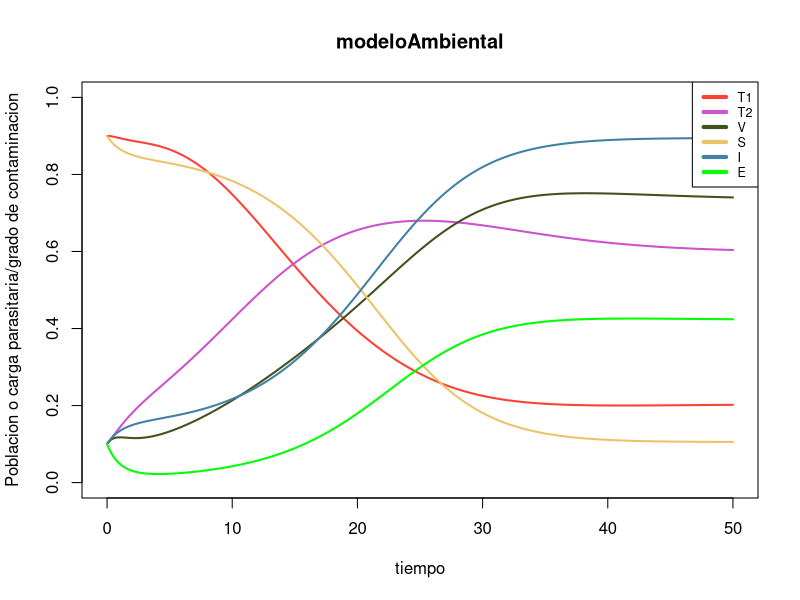
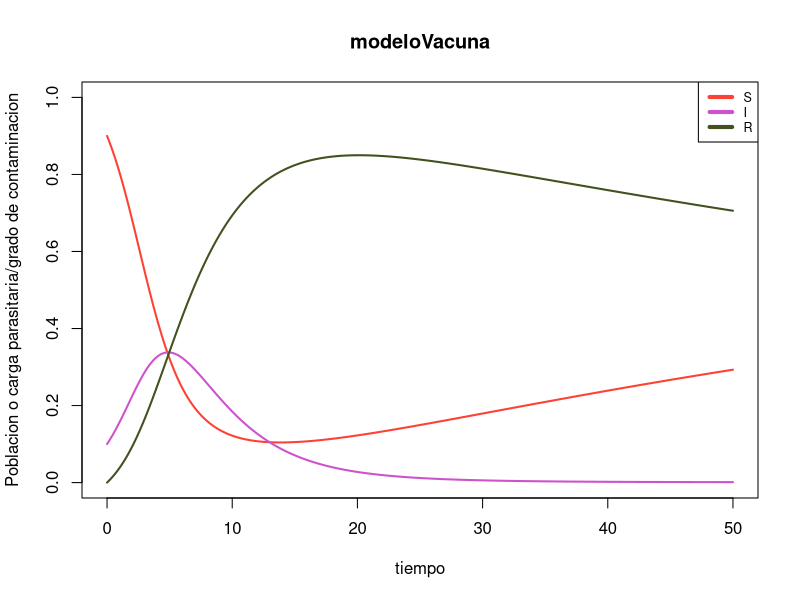
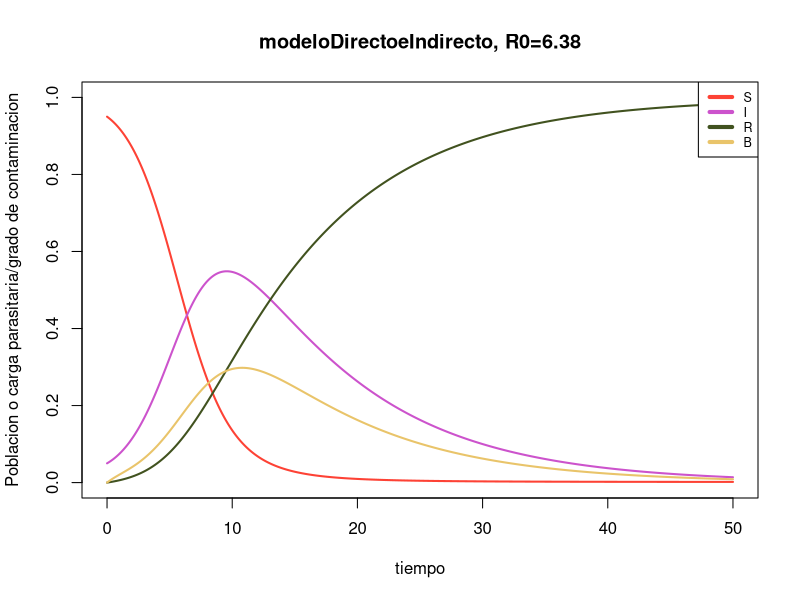
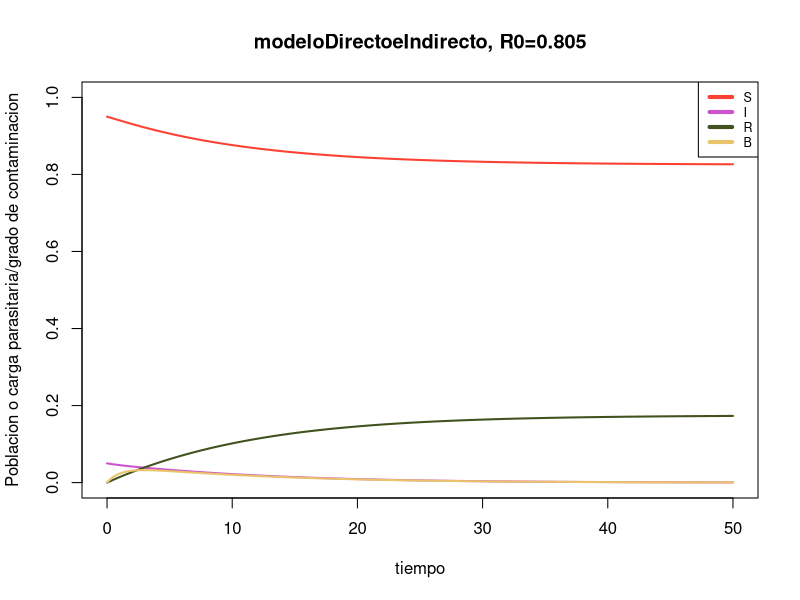

These charts were generated, in order, by the following R code:
## ---- chunk 1
mlambda <- 0.1
k <- 0.6
m <- 0.05
d <- 0.1
p <- 0.4
c <- 0.9
mu <- 0.03
lambda <- 0.6
gamma <- 0.9


library(deSolve)
modeloAmbiental <- function(t, state, parameters){
  with(as.list(c(state, parameters)), {
  dT1 <- mlambda - k*V*T1 - m*T1
  dT2 <-           k*V*T1 - (m+d)*T2
  dV  <- E + p*T2         - c*V
  dS  <- mu*(S+I) - lambda*E*S - mu*S
  dI  <-           lambda*E*S - mu*I
  dE  <- V*I*(1-E) - gamma*E
    list(c(dT1,dT2,dV,dS,dI,dE))
  })
}
pars <- c(mlambda, k, m, d, p, c, mu, lambda, gamma)
tiempo <- seq(0,50, by = 0.01)

library(colorspace)
condiciones_iniciales <- c(T1=0.9,T2=0.1,V=0.1,S=0.9,I=0.1,E=0.1)
out <- ode(condiciones_iniciales, tiempo, modeloAmbiental, pars)
matplot(out[ , 1], out [ , 2:7], type = "l", xlab = "tiempo", ylab = "Poblacion o carga parasitaria/grado de contaminacion", ylim=c(0,1),
        main = "modeloAmbiental",col = c("#FD4235","#CC53CC","#41521F","#E9C46A","#4281A4","green"), lwd = 2,lty=1)
        legend("topright", c("T1", "T2", "V","S","I","E"), col = c("#FD4235","#CC53CC","#41521F","#E9C46A","#4281A4","green"), lwd = 4,lty=1, cex=0.75)
## ---- chunk 2
mu <- 1/75
p <- 0.3
beta <- 0.86
gamma <- 1/14
r <- 0.2


library(deSolve)
modeloVacuna <- function(t, state, parameters){
  with(as.list(c(state, parameters)), {
  dS <- mu*(S+I+R)*(1-p) - beta*S*I*1/(S+I+R) - mu*S
  dI <-                    beta*S*I*1/(S+I+R) - (gamma+mu+r)*I
  dR <- mu*(S+I+R)*(p)                        + (gamma+r)*I - mu*R
    list(c(dS,dI,dR))
  })
}
pars <- c(mu, p, beta, gamma, r)
tiempo <- seq(0,50, by = 0.01)

library(colorspace)
condiciones_iniciales <- c(S=0.9,I=0.1,R=0)
out <- ode(condiciones_iniciales, tiempo, modeloVacuna, pars)
matplot(out[ , 1], out [ , 2:4], type = "l", xlab = "tiempo", ylab = "Poblacion o carga parasitaria/grado de contaminacion", ylim=c(0,1),
        main = "modeloVacuna",col = c("#FD4235","#CC53CC","#41521F"), lwd = 2,lty=1)
        legend("topright", c("S", "I", "R"), col = c("#FD4235","#CC53CC","#41521F"), lwd = 4,lty=1, cex=0.75)
## ---- chunk 3
beta1 <- 0.5
beta2 <- 0.25
gamma <- 0.1
r <- 0.5
delta <- 0.9


library(deSolve)
modeloDirectoeIndirecto <- function(t, state, parameters){
  with(as.list(c(state, parameters)), {
  dS <- - beta1*S*I - beta2*S*B 
  dI <- + beta1*S*I + beta2*S*B - gamma*I 
  dR <-                           gamma*I 
  dB <- r*I-delta*B
    list(c(dS,dI,dR,dB))
  })
}
pars <- c(beta1, beta2, gamma, r, delta)
tiempo <- seq(0,50, by = 0.01)

library(colorspace)
condiciones_iniciales <- c(S=0.95,I=0.05,R=0,B=0)
out <- ode(condiciones_iniciales, tiempo, modeloDirectoeIndirecto, pars)
matplot(out[ , 1], out [ , 2:5], type = "l", xlab = "tiempo", ylab = "Poblacion o carga parasitaria/grado de contaminacion", ylim=c(0,1),
        main = "modeloDirectoeIndirecto, R0=6.38",col = c("#FD4235","#CC53CC","#41521F","#E9C46A"), lwd = 2,lty=1)
        legend("topright", c("S", "I", "R","B"), col = c("#FD4235","#CC53CC","#41521F","#E9C46A"), lwd = 4,lty=1, cex=0.75)
## ---- chunk 4
beta1 <- 0.2
beta2 <- 0.05
gamma <- 0.3
r <- 0.75
delta <- 0.9


library(deSolve)
modeloDirectoeIndirecto <- function(t, state, parameters){
  with(as.list(c(state, parameters)), {
  dS <- - beta1*S*I - beta2*S*B 
  dI <- + beta1*S*I + beta2*S*B - gamma*I 
  dR <-                           gamma*I 
  dB <- r*I-delta*B
    list(c(dS,dI,dR,dB))
  })
}
pars <- c(beta1, beta2, gamma, r, delta)
tiempo <- seq(0,50, by = 0.01)

library(colorspace)
condiciones_iniciales <- c(S=0.95,I=0.05,R=0,B=0)
out <- ode(condiciones_iniciales, tiempo, modeloDirectoeIndirecto, pars)
matplot(out[ , 1], out [ , 2:5], type = "l", xlab = "tiempo", ylab = "Poblacion o carga parasitaria/grado de contaminacion", ylim=c(0,1),
        main = "modeloDirectoeIndirecto, R0=0.805",col = c("#FD4235","#CC53CC","#41521F","#E9C46A"), lwd = 2,lty=1)
        legend("topright", c("S", "I", "R","B"), col = c("#FD4235","#CC53CC","#41521F","#E9C46A"), lwd = 4,lty=1, cex=0.75)
